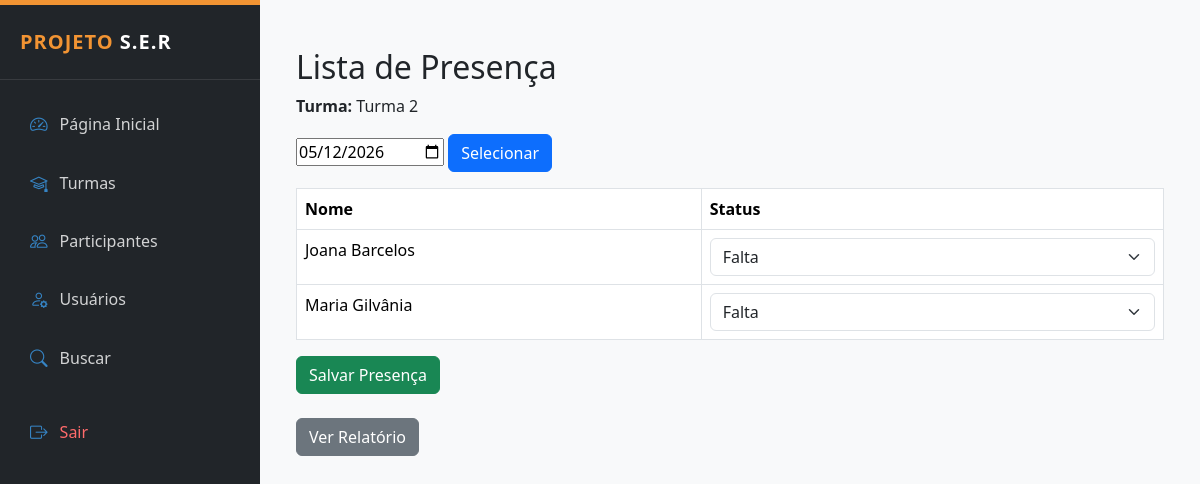
/public/presenca.php?turma_id=3, run on an earlier commit of the app's database.
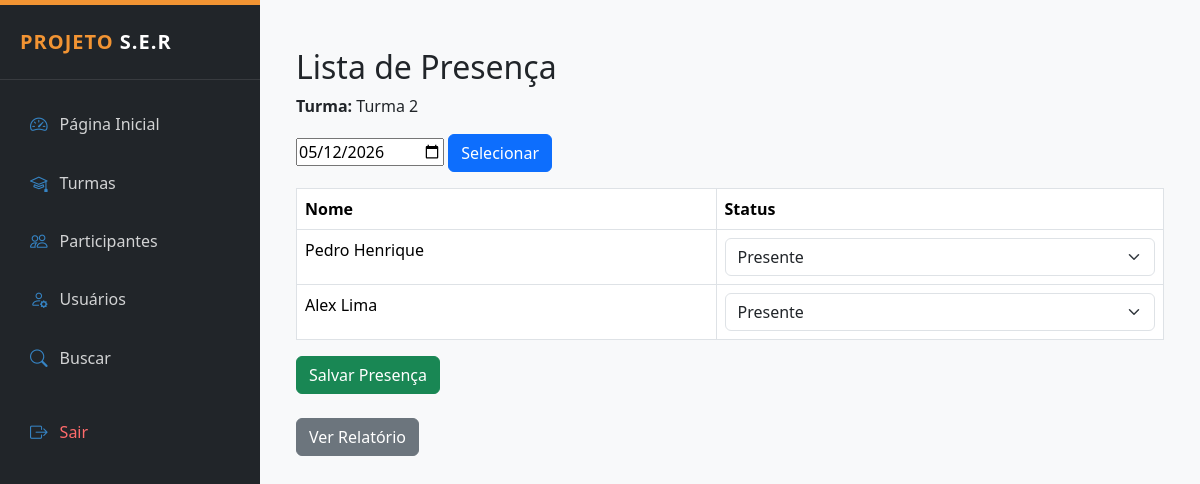
And on a later commit of the database.
### tables this page shows
CREATE TABLE `participantes` (
  `id` int(11) NOT NULL,
  `nome` varchar(120) NOT NULL,
  `numero_processo` varchar(50) DEFAULT NULL,
  `cpf` varchar(11) DEFAULT NULL,
  `data_nascimento` date DEFAULT NULL,
  `telefone` varchar(20) DEFAULT NULL,
  `email` varchar(120) DEFAULT NULL,
  `endereco` varchar(150) DEFAULT NULL,
  `bairro` varchar(100) DEFAULT NULL,
  `turma_id` int(11) DEFAULT NULL,
  `observacoes` text DEFAULT NULL,
  `criado_em` timestamp NOT NULL DEFAULT current_timestamp(),
  `caso_id` int(11) DEFAULT NULL,
  `status` enum('ativo','inativo') DEFAULT 'ativo',
  `total_passagens` int(11) DEFAULT 0
);

### public/presenca.php (the view, shortened to what this page needs)
<?php
require_once __DIR__ . "/../config/conexao.php";
require_once __DIR__ ."/../layout/admin_header.php";
$turma_id = $_GET['turma_id'] ?? null;
$data = $_GET['data'] ?? date('Y-m-d');
$stmt = $pdo->prepare("SELECT * FROM turmas WHERE id = ?");
$stmt->execute([$turma_id]);
$turma = $stmt->fetch();
$stmt = $pdo->prepare("SELECT * FROM turmas_sessoes WHERE turma_id = ? AND data = ?");
$stmt->execute([$turma_id, $data]);
$sessao = $stmt->fetch();
if (!$sessao) {
    $sessao_id = $pdo->lastInsertId();
} else {
    $sessao_id = $sessao['id'];
}
$stmt = $pdo->prepare("SELECT id, nome FROM participantes WHERE turma_id = ?");
$stmt->execute([$turma_id]);
$participantes = $stmt->fetchAll();
$stmt = $pdo->prepare("SELECT participante_id, status FROM presencas WHERE sessao_id = ?");
$stmt->execute([$sessao_id]);
$presencas_db = [];
foreach ($stmt->fetchAll() as $p) {
    $presencas_db[$p['participante_id']] = $p['status'];
}
?>
<div class="container mt-4">
    <h2>Lista de Presença</h2>
    <p><strong>Turma:</strong> <?= $turma['nome'] ?></p>
    <form method="GET" class="mb-3">
        <input type="date" name="data" value="<?= $data ?>" required>
        <button type="submit" class="btn btn-primary">Selecionar</button>
    </form>
    <form method="POST">
        <table class="table table-bordered">
            <thead>
                <tr>
                    <th>Nome</th>
                    <th>Status</th>
                </tr>
            </thead>
            <tbody>
                <?php foreach ($participantes as $p):
                    $status = $presencas_db[$p['id']] ?? 'falta';
                ?>
                <tr>
                    <td><?= $p['nome'] ?></td>
                    <td>
                        <select name="presencas[<?= $p['id'] ?>]" class="form-select">
                            <option value="presente" <?= $status == 'presente' ? 'selected' : '' ?>>Presente</option>
                            <option value="falta" <?= $status == 'falta' ? 'selected' : '' ?>>Falta</option>
                        </select>
                    </td>
                </tr>
                <?php endforeach; ?>
            </tbody>
        </table>
        <button class="btn btn-success">Salvar Presença</button>
    </form>
    <br>
    <a href="presenca_relatorio.php?turma_id=<?= $turma_id ?>" class="btn btn-secondary">
        Ver Relatório
    </a>
</div>
<?php
require_once __DIR__ ."/../layout/admin_footer.php";
?>

What changed in the data, as far as the page shows it:
changed participantes: nome "Joana Barcelos" → "Pedro Henrique"; id "Falta" → "Presente"
changed participantes: nome "Maria Gilvânia" → "Alex Lima"; id "Falta" → "Presente"
